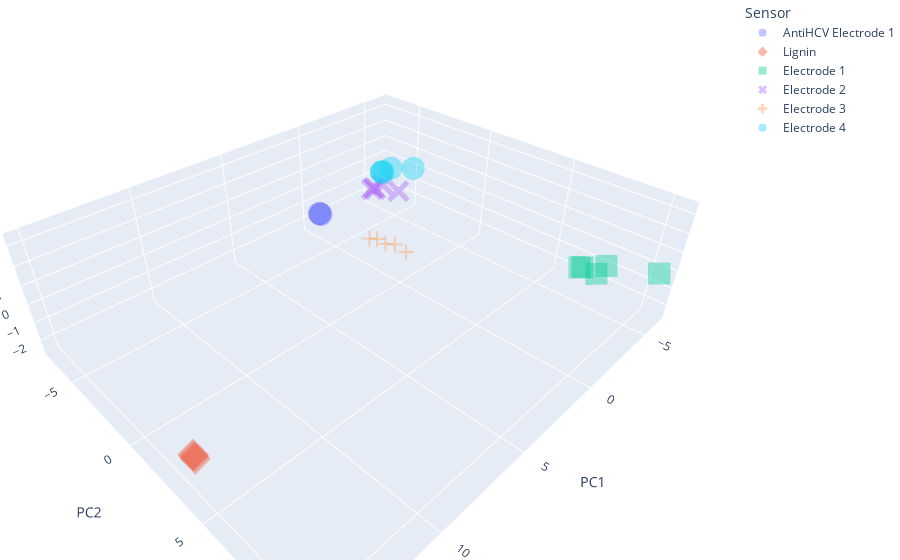

Notebook source saved alongside this figure:
### Code cell
# 4.1 Customize 3D Scatter Plot

fig = px.scatter_3d(df_scores, x='PC1', y='PC2', z='PC3', color='Sensor', symbol='Sensor', opacity=0.4)

# tight layout
fig.update_layout(margin=dict(l=0, r=0, b=0, t=0)) # left, right, bottom, top with zero margin

fig.show()

# https://plotly.com/python/templates/
# fig.update_layout(template='plotly_white')
# plotly, plotly_white, plotly_dark, ggplot2, seaborn, simple_white, none

### Figure 1 — Plotly figure (JSON) as saved in the notebook; plotly's stock layout.template omitted (floating-point values rounded to 4 significant figures)
{"data": [{"hovertemplate": "Sensor=AntiHCV Electrode 1<br>PC1=%{x}<br>PC2=%{y}<br>PC3=%{z}<extra></extra>", "legendgroup": "AntiHCV Electrode 1", "marker": {"color": "#636efa", "opacity": 0.4, "symbol": "circle"}, "mode": "markers", "name": "AntiHCV Electrode 1", "scene": "scene", "showlegend": true, "type": "scatter3d", "x": [-0.7151, -0.7414, -0.755], "y": [-7.088, -7.095, -7.021], "z": [-1.828, -1.808, -1.857]}, {"hovertemplate": "Sensor=Lignin<br>PC1=%{x}<br>PC2=%{y}<br>PC3=%{z}<extra></extra>", "legendgroup": "Lignin", "marker": {"color": "#EF553B", "opacity": 0.4, "symbol": "diamond"}, "mode": "markers", "name": "Lignin", "scene": "scene", "showlegend": true, "type": "scatter3d", "x": [14.96, 14.95, 14.95], "y": [4.025, 3.961, 3.901], "z": [-0.7406, -0.6626, -0.6228]}, {"hovertemplate": "Sensor=Electrode 1<br>PC1=%{x}<br>PC2=%{y}<br>PC3=%{z}<extra></extra>", "legendgroup": "Electrode 1", "marker": {"color": "#00cc96", "opacity": 0.4, "symbol": "square"}, "mode": "markers", "name": "Electrode 1", "scene": "scene", "showlegend": true, "type": "scatter3d", "x": [-5.437, -5.085, -5.199, -5.519, -6.168], "y": [7.93, 7.166, 7.261, 8.288, 10.54], "z": [-1.042, -0.8723, -0.8545, -0.4525, -0.1071]}, {"hovertemplate": "Sensor=Electrode 2<br>PC1=%{x}<br>PC2=%{y}<br>PC3=%{z}<extra></extra>", "legendgroup": "Electrode 2", "marker": {"color": "#ab63fa", "opacity": 0.4, "symbol": "x"}, "mode": "markers", "name": "Electrode 2", "scene": "scene", "showlegend": true, "type": "scatter3d", "x": [-0.5831, -0.6901, -0.7807, -0.873, -1.023], "y": [-2.58, -2.801, -2.65, -2.22, -1.253], "z": [1.571, 1.363, 1.4, 1.769, 1.711]}, {"hovertemplate": "Sensor=Electrode 3<br>PC1=%{x}<br>PC2=%{y}<br>PC3=%{z}<extra></extra>", "legendgroup": "Electrode 3", "marker": {"color": "#FFA15A", "opacity": 0.4, "symbol": "cross"}, "mode": "markers", "name": "Electrode 3", "scene": "scene", "showlegend": true, "type": "scatter3d", "x": [-1.423, -1.515, -1.851, -2.055, -2.168], "y": [-3.68, -3.184, -2.835, -2.314, -1.563], "z": [-2.331, -2.195, -2.505, -2.407, -2.629]}, {"hovertemplate": "Sensor=Electrode 4<br>PC1=%{x}<br>PC2=%{y}<br>PC3=%{z}<extra></extra>", "legendgroup": "Electrode 4", "marker": {"color": "#19d3f3", "opacity": 0.4, "symbol": "circle"}, "mode": "markers", "name": "Electrode 4", "scene": "scene", "showlegend": true, "type": "scatter3d", "x": [-0.283, -0.2811, -0.347, -0.5351, -0.84], "y": [-1.75, -1.773, -1.724, -1.357, -0.19], "z": [2.893, 2.841, 2.846, 3.116, 3.404]}], "layout": {"legend": {"title": {"text": "Sensor"}, "tracegroupgap": 0}, "margin": {"b": 0, "l": 0, "r": 0, "t": 0}, "scene": {"domain": {"x": [0, 1], "y": [0, 1]}, "xaxis": {"title": {"text": "PC1"}}, "yaxis": {"title": {"text": "PC2"}}, "zaxis": {"title": {"text": "PC3"}}}}}
